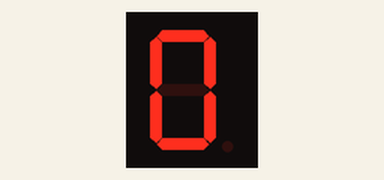
The sketch below on a simulated Arduino Uno, built with avr-gcc and run on an emulated ATmega328P. Parts: 1-digit seven-segment display. Wiring (inferred from the names in the program): 1-digit 7-segment display, segments lit when HIGH: segments pin 2, pin 3, pin 4, pin 5, pin 6, pin 7, pin 8, pin 9. The segment pins are drawn as the display they are named for.

Above: at 0.1 s.
At 1.1 s:
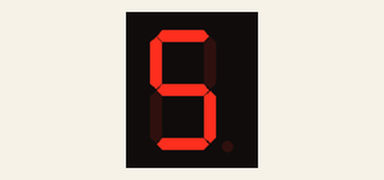
At 2.1 s:
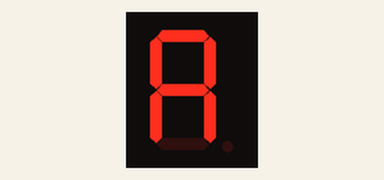
At 2.5 s:
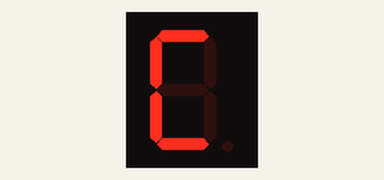
At 3.1 s:
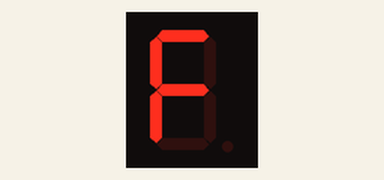
At 4.5 s:
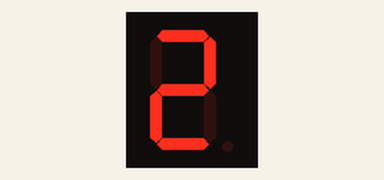

Measured:
- by itself, everything shown: repeats every 4.0 s, in 16 steps
- what the display in image 4 shows lasts 1.0 s, from 3.0 s to 4.0 s

The sketch:

2.1.ino
```cpp
int a = 2;
int b = 3;
int c = 4;
int d = 5;
int e = 6;
int f = 7;
int g = 8;
int h = 9;

void setup()
{
  pinMode(a, OUTPUT);
  pinMode(b, OUTPUT);
  pinMode(c, OUTPUT);
  pinMode(d, OUTPUT);
  pinMode(e, OUTPUT);
  pinMode(f, OUTPUT);
  pinMode(g, OUTPUT);
  pinMode(h, OUTPUT);
  digitalWrite(h, 0);
}

void loop()
{
  // 0
  digitalWrite(a, 1);
  digitalWrite(b, 1);
  digitalWrite(c, 1);
  digitalWrite(d, 1);
  digitalWrite(e, 1);
  digitalWrite(f, 1);
  digitalWrite(g, 0);
  delay(200);
  // 1
  digitalWrite(a, 0);
  digitalWrite(b, 1);
  digitalWrite(c, 1);
  digitalWrite(d, 0);
  digitalWrite(e, 0);
  digitalWrite(f, 0);
  digitalWrite(g, 0);
  delay(200);
  // 2
  digitalWrite(a, 1);
  digitalWrite(b, 1);
  digitalWrite(c, 0);
  digitalWrite(d, 1);
  digitalWrite(e, 1);
  digitalWrite(f, 0);
  digitalWrite(g, 1);
  delay(200);
  // 3
  digitalWrite(a, 1);
  digitalWrite(b, 1);
  digitalWrite(c, 1);
  digitalWrite(d, 1);
  digitalWrite(e, 0);
  digitalWrite(f, 0);
  digitalWrite(g, 1);
  delay(200);
  // 4
  digitalWrite(a, 0);
  digitalWrite(b, 1);
  digitalWrite(c, 1);
  digitalWrite(d, 0);
  digitalWrite(e, 0);
  digitalWrite(f, 1);
  digitalWrite(g, 1);
  delay(200);
  // 5
  digitalWrite(a, 1);
  digitalWrite(b, 0);
  digitalWrite(c, 1);
  digitalWrite(d, 1);
  digitalWrite(e, 0);
  digitalWrite(f, 1);
  digitalWrite(g, 1);
  delay(200);
  // 6
  digitalWrite(a, 1);
  digitalWrite(b, 0);
  digitalWrite(c, 1);
  digitalWrite(d, 1);
  digitalWrite(e, 1);
  digitalWrite(f, 1);
  digitalWrite(g, 1);
  delay(200);
  // 7
  digitalWrite(a, 1);
  digitalWrite(b, 1);
  digitalWrite(c, 1);
  digitalWrite(d, 0);
  digitalWrite(e, 0);
  digitalWrite(f, 0);
  digitalWrite(g, 0);
  delay(200);
  // 8
  digitalWrite(a, 1);
  digitalWrite(b, 1);
  digitalWrite(c, 1);
  digitalWrite(d, 1);
  digitalWrite(e, 1);
  digitalWrite(f, 1);
  digitalWrite(g, 1);
  delay(200);
  // 9
  digitalWrite(a, 1);
  digitalWrite(b, 1);
  digitalWrite(c, 1);
  digitalWrite(d, 0);
  digitalWrite(e, 0);
  digitalWrite(f, 1);
  digitalWrite(g, 1);
  delay(200);
  // A
  digitalWrite(a, 1);
  digitalWrite(b, 1);
  digitalWrite(c, 1);
  digitalWrite(d, 0);
  digitalWrite(e, 1);
  digitalWrite(f, 1);
  digitalWrite(g, 1);
  delay(200);
  // b
  digitalWrite(a, 0);
  digitalWrite(b, 0);
  digitalWrite(c, 1);
  digitalWrite(d, 1);
  digitalWrite(e, 1);
  digitalWrite(f, 1);
  digitalWrite(g, 1);
  delay(200);
  // C
  digitalWrite(a, 1);
  digitalWrite(b, 0);
  digitalWrite(c, 0);
  digitalWrite(d, 1);
  digitalWrite(e, 1);
  digitalWrite(f, 1);
  digitalWrite(g, 0);
  delay(200);
  // d
  digitalWrite(a, 0);
  digitalWrite(b, 1);
  digitalWrite(c, 1);
  digitalWrite(d, 1);
  digitalWrite(e, 1);
  digitalWrite(f, 0);
  digitalWrite(g, 1);
  delay(200);

  // E
  digitalWrite(a, 1);
  digitalWrite(b, 0);
  digitalWrite(c, 0);
  digitalWrite(d, 1);
  digitalWrite(e, 1);
  digitalWrite(f, 1);
  digitalWrite(g, 1);
  delay(200);
  // F
  digitalWrite(a, 1);
  digitalWrite(b, 0);
  digitalWrite(c, 0);
  digitalWrite(d, 0);
  digitalWrite(e, 1);
  digitalWrite(f, 1);
  digitalWrite(g, 1);
  delay(1000);


}
```
